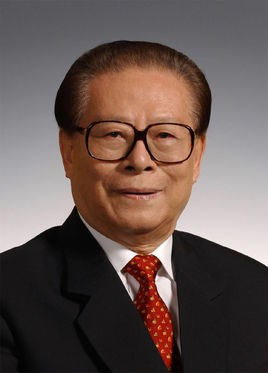
#> input picture Serves/StarGAN/tests/original/jzm/jzm.jpg, 268 x 373 px, found by its file name
$ python detect.py
#> lines starting #> are read from the running program, lines starting #| are printed output that depends on the picture; after the words box and inside, x2 and y2 are one past the last pixel; in counts of white or black regions, pixels touching at a corner belong together
import numpy as np
import argparse
import imutils
import cv2
import os

ap = argparse.ArgumentParser()
ap.add_argument("-c", "--cascade", type=str, default="haarcascade_frontalface_default.xml", help="path to where the face cascade resides")
ap.add_argument("-v", "--image", type=str, default='./images/jzm.jpg', help="path to the image")
args = vars(ap.parse_args())

detector = cv2.CascadeClassifier(args["cascade"])

frame = cv2.imread(args['image'])
#> frame is the input picture: shape (373, 268, 3); mean B, G, R 82.1, 86.8, 103
# frame = imutils.resize(frame, width=300)
gray = cv2.cvtColor(frame, cv2.COLOR_BGR2GRAY)
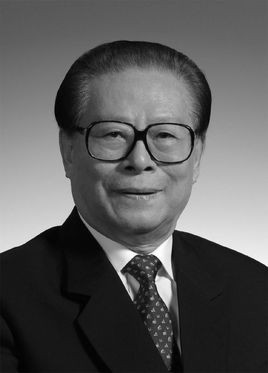
#> gray: shape (373, 268); min 0, max 255, mean 91.2

rects = detector.detectMultiScale(gray, scaleFactor=1.1, minNeighbors=5, minSize=(30, 30), flags=cv2.CASCADE_SCALE_IMAGE)
#> rects = [[52, 69, 162, 162]]

for (fX, fY, fW, fH) in rects:
    cv2.imwrite('jzm_f.jpg', frame[fY: fY + fH, fX: fX + fW])
    cv2.rectangle(frame, (fX, fY), (fX + fW, fY + fH), (0, 0, 255), 2)
#> this loop made 1 pass
#> pass 1, `cv2.imwrite('jzm_f.jpg', frame[fY: fY + fH, fX: fX + fW])`:
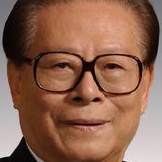
#> saved as jzm_f.jpg: shape (162, 162, 3); mean B, G, R 80.7, 100.7, 141.9
#> after the loop:
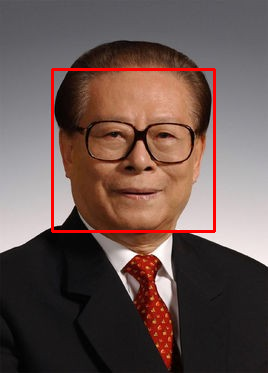
#> frame: shape (373, 268, 3); 1.94% of pixels changed, all inside (x1, y1, x2, y2) = (51, 68, 216, 233)

cv2.imshow("Face", frame)
cv2.waitKey(0)
cv2.destroyAllWindows()
